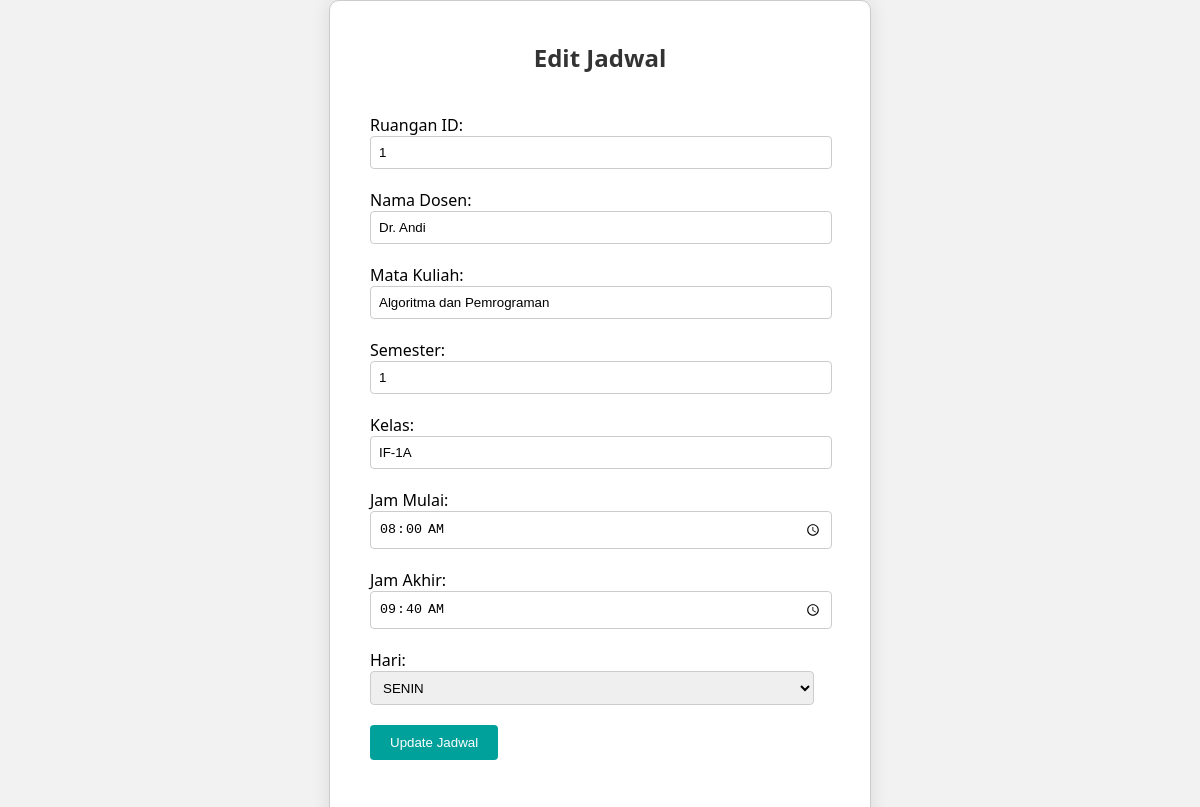
The page /edit_jadwal.php?jadwal_id=2 on the database as committed earlier.
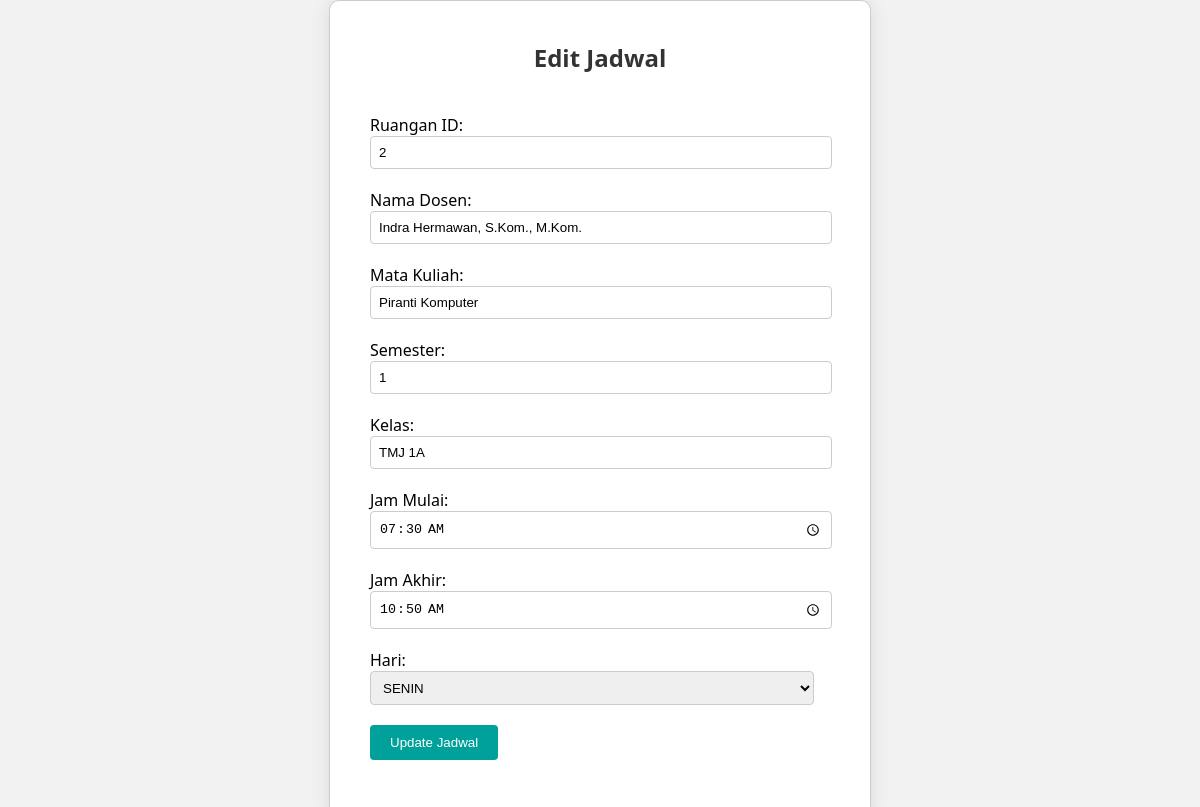
The same page on the database as committed later.
### tables this page shows
CREATE TABLE `jadwal` (
  `jadwal_id` int(11) NOT NULL,
  `ruangan_id` int(11) DEFAULT NULL,
  `nama_dosen` varchar(100) DEFAULT NULL,
  `nama_mata_kuliah` varchar(100) DEFAULT NULL,
  `smt` varchar(10) DEFAULT NULL,
  `kelas` varchar(10) DEFAULT NULL,
  `jam_mulai` time DEFAULT NULL,
  `jam_akhir` time DEFAULT NULL,
  `hari` varchar(10) DEFAULT NULL,
  `urutan_hari` int(11) DEFAULT NULL
);

### edit_jadwal.php (the view, shortened to what this page needs)
<?php
include 'connection.php';
if(isset($_GET['jadwal_id'])){
    $jadwal_id = $_GET['jadwal_id'];
    $query = "SELECT * FROM jadwal WHERE jadwal_id = $jadwal_id";
    $result = mysqli_query($conn, $query);
    if($result) {
        $jadwal = mysqli_fetch_assoc($result);
    } else {
        die("Error: Data tidak ditemukan.");
    }
} else {
    header('Location: jadwal.php');
    exit;
}
?>
<!DOCTYPE html>
<html lang="id">
<head>
</head>
<body>
    <div class="container">
        <h2>Edit Jadwal</h2>
        <form method="POST">
            Ruangan ID: <input type="text" name="ruangan_id" value="<?php echo $jadwal['ruangan_id']; ?>"/><br>
            Nama Dosen: <input type="text" name="nama_dosen" value="<?php echo $jadwal['nama_dosen']; ?>"/><br>
            Mata Kuliah: <input type="text" name="nama_mata_kuliah" value="<?php echo $jadwal['nama_mata_kuliah']; ?>"/><br>
            Semester: <input type="text" name="smt" value="<?php echo $jadwal['smt']; ?>"/><br>
            Kelas: <input type="text" name="kelas" value="<?php echo $jadwal['kelas']; ?>"/><br>
            Jam Mulai: <input type="time" name="jam_mulai" value="<?php echo $jadwal['jam_mulai']; ?>"/><br>
            Jam Akhir: <input type="time" name="jam_akhir" value="<?php echo $jadwal['jam_akhir']; ?>"/><br>
            Hari:
            <select name="hari">
                <?php
                $hari = ['SENIN', 'SELASA', 'RABU', 'KAMIS', 'JUMAT', 'SABTU'];
                foreach ($hari as $h) {
                    echo "<option value='$h'" . ($jadwal['hari'] == $h ? " selected" : "") . ">$h</option>";
                }
                ?>
            </select><br>
            <input type="submit" value="Update Jadwal"/>
        </form>
    </div>
</body>
</html>

Rows that differ between the two databases and show on the page:
changed jadwal: ruangan_id "1" → "2"; nama_dosen "Dr. Andi" → "Indra Hermawan, S.Kom., M.Kom."; nama_mata_kuliah "Algoritma dan Pemrograman" → "Piranti Komputer"; kelas "IF-1A" → "TMJ 1A"; jam_mulai "08:00:00" → "07:30:00"; jam_akhir "09:40:00" → "10:50:00"; hari (not shown) → "SENIN"
Other text that changed with them:
form field hari: "SENIN" → (not shown)
